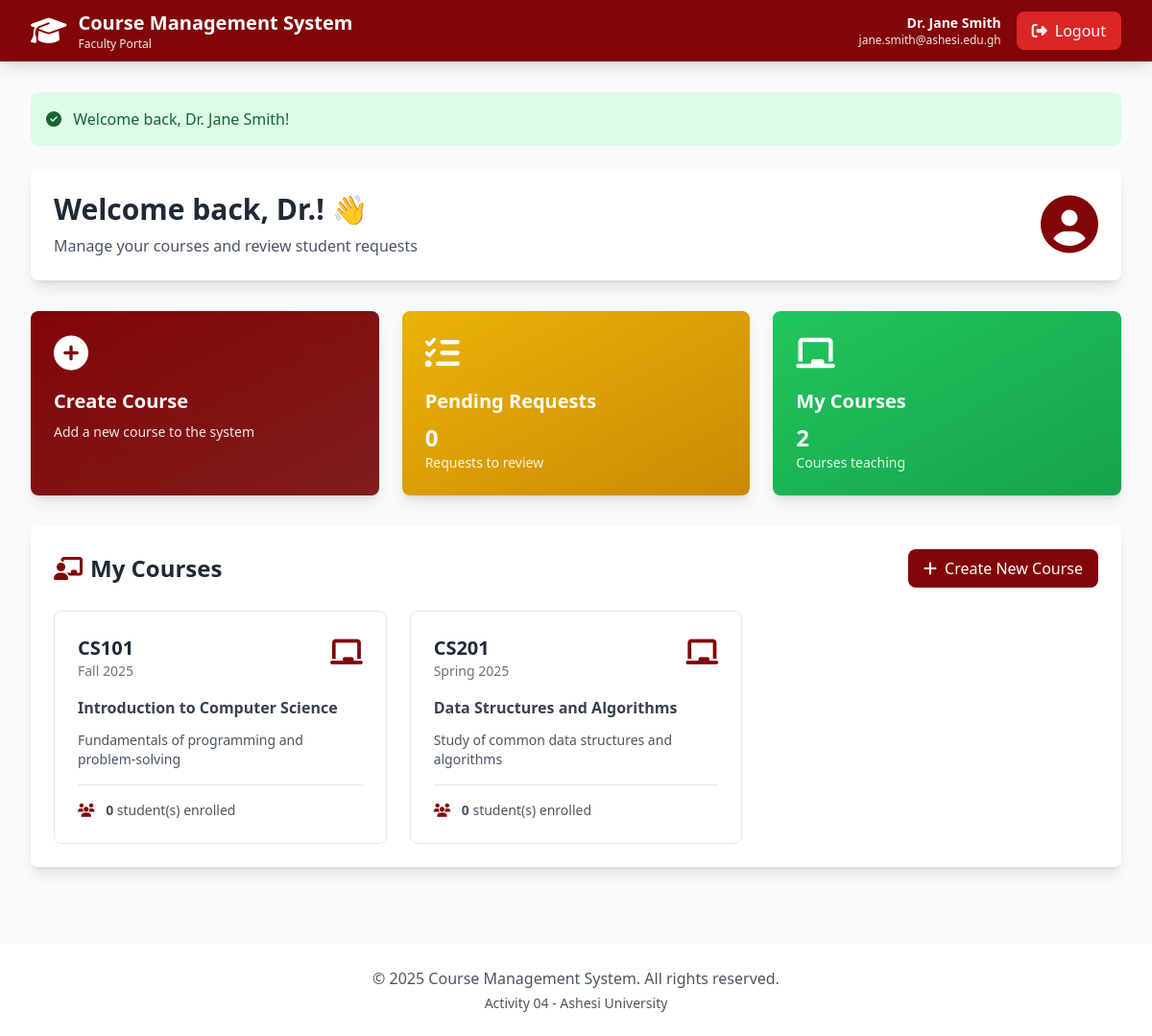
Page /dashboard.php (signed in) on the committed database.
### tables this page shows
CREATE TABLE IF NOT EXISTS courses (
    course_id INT PRIMARY KEY AUTO_INCREMENT,
    course_code VARCHAR(20) UNIQUE NOT NULL,
    course_name VARCHAR(100) NOT NULL,
    faculty_id INT,
    semester VARCHAR(20),
    year INT,
    description TEXT,
    created_at TIMESTAMP DEFAULT CURRENT_TIMESTAMP,
    FOREIGN KEY (faculty_id) REFERENCES users(user_id) ON DELETE SET NULL,
    INDEX idx_course_code (course_code),
    INDEX idx_faculty (faculty_id)
);

### helpers.php (called while the page is built, shortened)
<?php
function getFlashMessage() {
    if (isset($_SESSION['flash_message'])) {
        $message = $_SESSION['flash_message'];
        return $message;
    }
    return null;
}
?>

### dashboard.php (the view, shortened to what this page needs)
<?php
require_once 'helpers.php';
$userId = $_SESSION['user_id'];
$userRole = $_SESSION['role'];
$userName = $_SESSION['name'];
$userEmail = $_SESSION['email'];
$flashMessage = getFlashMessage();
$pdo = getDatabaseConnection();
if ($userRole === 'student') {
    $stmt = $pdo->prepare("
        SELECT c.course_id, c.course_code, c.course_name, c.semester, c.year,
               u.name as faculty_name
        FROM enrollments e
        JOIN courses c ON e.course_id = c.course_id
        LEFT JOIN users u ON c.faculty_id = u.user_id
        WHERE e.student_id = :student_id AND e.status = 'active'
        ORDER BY c.course_code
    ");
    $stmt->execute(['student_id' => $userId]);
    $enrolledCourses = $stmt->fetchAll();
    $stmt = $pdo->prepare("SELECT COUNT(*) FROM course_requests WHERE student_id = :student_id AND status = 'pending'");
    $stmt->execute(['student_id' => $userId]);
    $pendingRequestsCount = $stmt->fetchColumn();
} elseif ($userRole === 'faculty') {
    $stmt = $pdo->prepare("
        SELECT c.course_id, c.course_code, c.course_name, c.semester, c.year, c.description,
               COUNT(DISTINCT e.student_id) as enrolled_count
        FROM courses c
        LEFT JOIN enrollments e ON c.course_id = e.course_id AND e.status = 'active'
        WHERE c.faculty_id = :faculty_id
        GROUP BY c.course_id
        ORDER BY c.course_code
    ");
    $stmt->execute(['faculty_id' => $userId]);
    $facultyCourses = $stmt->fetchAll();
    $stmt = $pdo->prepare("
        SELECT COUNT(*)
        FROM course_requests cr
        JOIN courses c ON cr.course_id = c.course_id
        WHERE c.faculty_id = :faculty_id AND cr.status = 'pending'
    ");
    $stmt->execute(['faculty_id' => $userId]);
    $pendingRequestsCount = $stmt->fetchColumn();
}
?>
<!DOCTYPE html>
<html lang="en">
<head>
    <script src="https://cdn.tailwindcss.com"></script>
    <link rel="stylesheet" href="https://cdnjs.cloudflare.com/ajax/libs/font-awesome/6.4.0/css/all.min.css">
</head>
<body class="bg-gray-50 min-h-screen">
    <nav class="bg-ashesi-maroon text-white shadow-lg">
        <div class="max-w-7xl mx-auto px-4 sm:px-6 lg:px-8">
            <div class="flex justify-between items-center h-16">
                <div class="flex items-center">
                    <i class="fas fa-graduation-cap text-3xl mr-3"></i>
                    <div>
                        <h1 class="text-xl font-bold">Course Management System</h1>
                        <p class="text-xs opacity-90"><?php echo ucfirst($userRole); ?> Portal</p>
                    </div>
                </div>
                <div class="flex items-center space-x-4">
                    <div class="text-right hidden sm:block">
                        <p class="text-sm font-semibold"><?php echo htmlspecialchars($userName); ?></p>
                        <p class="text-xs opacity-90"><?php echo htmlspecialchars($userEmail); ?></p>
                    </div>
                    <a href="logout.php" class="bg-red-600 px-4 py-2 rounded-lg hover:bg-red-700 transition">
                        <i class="fas fa-sign-out-alt mr-2"></i>Logout
                    </a>
                </div>
            </div>
        </div>
    </nav>
    <main class="max-w-7xl mx-auto px-4 sm:px-6 lg:px-8 py-8">
        <?php if ($flashMessage): ?>
            <div class="mb-6 p-4 rounded-lg <?php echo $flashMessage['type'] === 'success' ? 'bg-green-100 text-green-800' : 'bg-red-100 text-red-800'; ?>">
                <i class="fas <?php echo $flashMessage['type'] === 'success' ? 'fa-check-circle' : 'fa-exclamation-circle'; ?> mr-2"></i>
                <?php echo htmlspecialchars($flashMessage['message']); ?>
            </div>
        <?php endif; ?>
        <div class="bg-white rounded-lg shadow-lg p-6 mb-8">
            <div class="flex items-center justify-between">
                <div>
                    <h2 class="text-3xl font-bold text-gray-800">
                        Welcome back, <?php echo htmlspecialchars(explode(' ', $userName)[0]); ?>! 👋
                    </h2>
                    <p class="text-gray-600 mt-2">
                        <?php
                        if ($userRole === 'student') {
                            echo "Manage your courses and browse new opportunities";
                        } else {
                            echo "Manage your courses and review student requests";
                        }
                        ?>
                    </p>
                </div>
                <i class="fas fa-user-circle text-6xl text-ashesi-maroon hidden md:block"></i>
            </div>
        </div>
        <?php if ($userRole === 'student'): ?>
            <div class="grid grid-cols-1 md:grid-cols-3 gap-6 mb-8">
                <a href="browse_courses.php" class="card-hover bg-gradient-to-br from-ashesi-maroon to-red-900 text-white rounded-lg shadow-lg p-6">
                    <i class="fas fa-search text-4xl mb-4"></i>
                    <h3 class="text-xl font-bold mb-2">Browse Courses</h3>
                    <p class="text-sm opacity-90">Explore and request to join new courses</p>
                </a>
                <div class="card-hover bg-gradient-to-br from-green-500 to-green-600 text-white rounded-lg shadow-lg p-6">
                    <i class="fas fa-book text-4xl mb-4"></i>
                    <h3 class="text-xl font-bold mb-2">My Courses</h3>
                    <p class="text-2xl font-bold"><?php echo count($enrolledCourses); ?></p>
                    <p class="text-sm opacity-90">Currently enrolled</p>
                </div>
                <div class="card-hover bg-gradient-to-br from-yellow-500 to-yellow-600 text-white rounded-lg shadow-lg p-6">
                    <i class="fas fa-clock text-4xl mb-4"></i>
                    <h3 class="text-xl font-bold mb-2">Pending Requests</h3>
                    <p class="text-2xl font-bold"><?php echo $pendingRequestsCount; ?></p>
                    <p class="text-sm opacity-90">Awaiting approval</p>
                </div>
            </div>
            <div class="bg-white rounded-lg shadow-lg p-6">
                <h3 class="text-2xl font-bold text-gray-800 mb-6">
                    <i class="fas fa-graduation-cap text-ashesi-maroon mr-2"></i>My Enrolled Courses
                </h3>
                <?php if (empty($enrolledCourses)): ?>
                    <div class="text-center py-12">
                        <i class="fas fa-book-open text-6xl text-gray-300 mb-4"></i>
                        <p class="text-gray-600 text-lg mb-4">You're not enrolled in any courses yet</p>
                        <a href="browse_courses.php" class="inline-block bg-ashesi-maroon text-white px-6 py-3 rounded-lg hover:bg-red-900">
                            <i class="fas fa-search mr-2"></i>Browse Available Courses
                        </a>
                    </div>
                <?php else: ?>
                    <div class="grid grid-cols-1 md:grid-cols-2 lg:grid-cols-3 gap-6">
                        <?php foreach ($enrolledCourses as $course): ?>
                            <div class="border border-gray-200 rounded-lg p-6 card-hover">
                                <div class="flex items-start justify-between mb-4">
                                    <div>
                                        <h4 class="text-xl font-bold text-gray-800"><?php echo htmlspecialchars($course['course_code']); ?></h4>
                                        <p class="text-sm text-gray-500"><?php echo htmlspecialchars($course['semester'] . ' ' . $course['year']); ?></p>
                                    </div>
                                    <i class="fas fa-book text-3xl text-ashesi-maroon"></i>
                                </div>
                                <h5 class="font-semibold text-gray-700 mb-3"><?php echo htmlspecialchars($course['course_name']); ?></h5>
                                <p class="text-sm text-gray-600">
                                    <i class="fas fa-chalkboard-teacher text-ashesi-maroon mr-2"></i>
                                    <?php echo htmlspecialchars($course['faculty_name'] ?? 'TBA'); ?>
                                </p>
                            </div>
                        <?php endforeach; ?>
                    </div>
                <?php endif; ?>
            </div>
        <?php elseif ($userRole === 'faculty'): ?>
            <div class="grid grid-cols-1 md:grid-cols-3 gap-6 mb-8">
                <a href="create_course.php" class="card-hover bg-gradient-to-br from-ashesi-maroon to-red-900 text-white rounded-lg shadow-lg p-6">
                    <i class="fas fa-plus-circle text-4xl mb-4"></i>
                    <h3 class="text-xl font-bold mb-2">Create Course</h3>
                    <p class="text-sm opacity-90">Add a new course to the system</p>
                </a>
                <a href="manage_requests.php" class="card-hover bg-gradient-to-br from-yellow-500 to-yellow-600 text-white rounded-lg shadow-lg p-6">
                    <i class="fas fa-tasks text-4xl mb-4"></i>
                    <h3 class="text-xl font-bold mb-2">Pending Requests</h3>
                    <p class="text-2xl font-bold"><?php echo $pendingRequestsCount; ?></p>
                    <p class="text-sm opacity-90">Requests to review</p>
                </a>
                <div class="card-hover bg-gradient-to-br from-green-500 to-green-600 text-white rounded-lg shadow-lg p-6">
                    <i class="fas fa-chalkboard text-4xl mb-4"></i>
                    <h3 class="text-xl font-bold mb-2">My Courses</h3>
                    <p class="text-2xl font-bold"><?php echo count($facultyCourses); ?></p>
                    <p class="text-sm opacity-90">Courses teaching</p>
                </div>
            </div>
            <div class="bg-white rounded-lg shadow-lg p-6">
                <div class="flex items-center justify-between mb-6">
                    <h3 class="text-2xl font-bold text-gray-800">
                        <i class="fas fa-chalkboard-teacher text-ashesi-maroon mr-2"></i>My Courses
                    </h3>
                    <a href="create_course.php" class="bg-ashesi-maroon text-white px-4 py-2 rounded-lg hover:bg-red-900">
                        <i class="fas fa-plus mr-2"></i>Create New Course
                    </a>
                </div>
                <?php if (empty($facultyCourses)): ?>
                    <div class="text-center py-12">
                        <i class="fas fa-chalkboard text-6xl text-gray-300 mb-4"></i>
                        <p class="text-gray-600 text-lg mb-4">You haven't created any courses yet</p>
                        <a href="create_course.php" class="inline-block bg-ashesi-maroon text-white px-6 py-3 rounded-lg hover:bg-red-900">
                            <i class="fas fa-plus mr-2"></i>Create Your First Course
                        </a>
                    </div>
                <?php else: ?>
                    <div class="grid grid-cols-1 md:grid-cols-2 lg:grid-cols-3 gap-6">
                        <?php foreach ($facultyCourses as $course): ?>
                            <div class="border border-gray-200 rounded-lg p-6 card-hover">
                                <div class="flex items-start justify-between mb-4">
                                    <div>
                                        <h4 class="text-xl font-bold text-gray-800"><?php echo htmlspecialchars($course['course_code']); ?></h4>
                                        <p class="text-sm text-gray-500"><?php echo htmlspecialchars($course['semester'] . ' ' . $course['year']); ?></p>
                                    </div>
                                    <i class="fas fa-chalkboard text-3xl text-ashesi-maroon"></i>
                                </div>
                                <h5 class="font-semibold text-gray-700 mb-3"><?php echo htmlspecialchars($course['course_name']); ?></h5>
                                <?php if ($course['description']): ?>
                                    <p class="text-sm text-gray-600 mb-4"><?php echo htmlspecialchars(substr($course['description'], 0, 100)) . (strlen($course['description']) > 100 ? '...' : ''); ?></p>
                                <?php endif; ?>
                                <div class="pt-4 border-t">
                                    <p class="text-sm text-gray-600">
                                        <i class="fas fa-users text-ashesi-maroon mr-2"></i>
                                        <span class="font-semibold"><?php echo $course['enrolled_count']; ?></span> student(s) enrolled
                                    </p>
                                </div>
                            </div>
                        <?php endforeach; ?>
                    </div>
                <?php endif; ?>
            </div>
        <?php endif; ?>
    </main>
    <footer class="bg-white shadow-lg mt-12">
        <div class="max-w-7xl mx-auto px-4 sm:px-6 lg:px-8 py-6">
            <div class="text-center text-gray-600">
                <p>&copy; <?php echo date('Y'); ?> Course Management System. All rights reserved.</p>
                <p class="text-sm mt-1">Activity 04 - Ashesi University</p>
            </div>
        </div>
    </footer>
</body>
</html>

### dashboard.php (style rules this page uses)
.card-hover { transition: all 0.3s ease; }

### rows in the picture
courses: course_code "CS101", semester+year "Fall 2025", course_name "Introduction to Computer Science", description "Fundamentals of programming and problem-solving", enrolled_count "0"
courses: course_code "CS201", semester+year "Spring 2025", course_name "Data Structures and Algorithms", description "Study of common data structures and algorithms", enrolled_count "0"

### other values in the picture
$userRole "Faculty"
$userName "Dr. Jane Smith"
$userEmail "jane.smith@ashesi.edu.gh"
$flashMessage['message'] "Welcome back, Dr. Jane Smith!"
explode(' ', $userName)[0] "Dr."
$pendingRequestsCount "0"
count($facultyCourses) "2"
